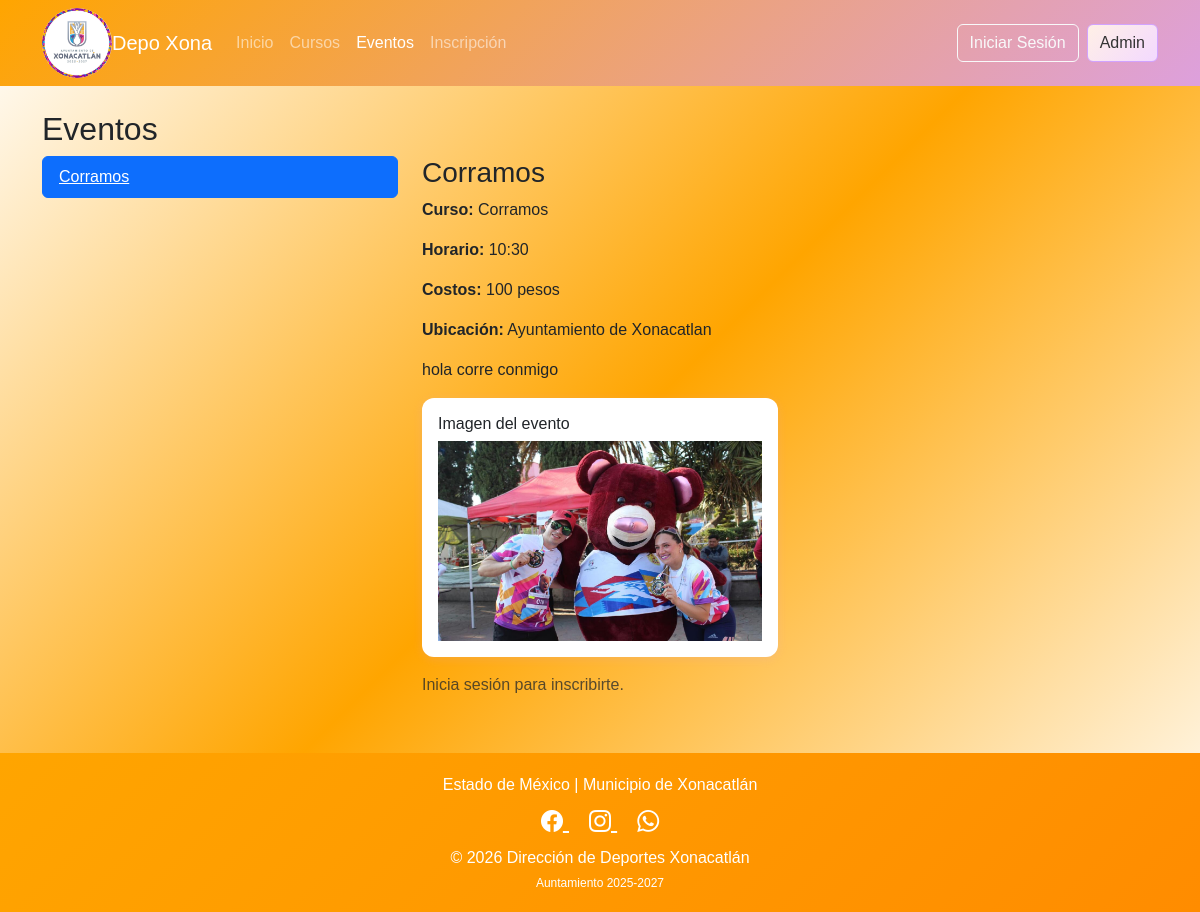
Screenshot of /eventos.php?id=6 with the database file from the repository.
### tables this page shows
CREATE TABLE `eventos` (
  `id_evento` int(11) NOT NULL,
  `nombre` varchar(150) NOT NULL,
  `horario` varchar(120) DEFAULT NULL,
  `costos` varchar(80) DEFAULT NULL,
  `ubicacion` varchar(150) DEFAULT NULL,
  `descripcion` text DEFAULT NULL,
  `id_curso` int(11) DEFAULT NULL,
  `requisitos` text DEFAULT NULL
);

CREATE TABLE `cursos` (
  `id_curso` int(11) NOT NULL,
  `nombre` varchar(150) NOT NULL,
  `modalidad` varchar(80) NOT NULL,
  `horario` varchar(120) NOT NULL,
  `descripcion` text DEFAULT NULL,
  `requisitos` text DEFAULT NULL,
  `imagen` varchar(255) DEFAULT NULL
);

CREATE TABLE `archivos` (
  `id_archivo` int(11) NOT NULL,
  `descripcion` varchar(255) DEFAULT NULL,
  `multimedia` varchar(255) DEFAULT NULL,
  `id_evento` int(11) DEFAULT NULL
);

### public/eventos.php (the view, shortened to what this page needs)
<?php
require_once __DIR__ . '/../config/conexion.php';
$id = isset($_GET['id']) ? (int)$_GET['id'] : 0;
$archivos_evento = [];
if ($id) {
    $stmt = $pdo->prepare('SELECT e.*, c.nombre AS curso FROM eventos e LEFT JOIN cursos c ON e.id_curso=c.id_curso WHERE id_evento = ?');
    $stmt->execute([$id]);
    $evento = $stmt->fetch();
    $archivos_evento = $pdo->prepare('SELECT * FROM archivos WHERE id_evento = ? ORDER BY id_archivo DESC');
    $archivos_evento->execute([$id]);
    $archivos_evento = $archivos_evento->fetchAll();
}
$eventos = $pdo->query('SELECT * FROM eventos ORDER BY id_evento DESC')->fetchAll();
?>
<!DOCTYPE html>
<html lang="es">
<head>
    <link href="https://cdn.jsdelivr.net/npm/bootstrap@5.3.2/dist/css/bootstrap.min.css" rel="stylesheet">
    <link rel="stylesheet" href="../assets/css/style.css">
</head>
<link href="https://cdn.jsdelivr.net/npm/bootstrap-icons@1.11.3/font/bootstrap-icons.css" rel="stylesheet">
<body>
<nav class="navbar navbar-expand-lg navbar-dark bg-primary mb-4">
    <div class="container">
        <a href="https://www.xonacatlan.gob.mx/" target="_blank">
               <img src="logo.jpeg" class="logo-header" title="Xonacatlan">
        <a class="navbar-brand" href="index.php">Depo Xona</a>
        <div class="collapse navbar-collapse" id="navbarNav">
            <ul class="navbar-nav me-auto">
                <li class="nav-item"><a class="nav-link" href="index.php">Inicio</a></li>
                <li class="nav-item"><a class="nav-link" href="cursos.php">Cursos</a></li>
                <li class="nav-item"><a class="nav-link active" href="eventos.php">Eventos</a></li>
                <li class="nav-item"><a class="nav-link" href="inscripcion.php">Inscripción</a></li>
            </ul>
            <div class="d-flex">
                <?php if (isset($_SESSION['usuario_id'])): ?>
                    <span class="navbar-text me-2">Bienvenido, <?= htmlspecialchars($_SESSION['usuario_nombre']) ?></span>
                    <a href="inscripcion.php" class="btn btn-info me-2">Mis Inscripciones</a>
                    <a href="logout.php" class="btn btn-outline-light">Cerrar Sesión</a>
                <?php else: ?>
                    <a href="login_usuario.php" class="btn btn-outline-light me-2">Iniciar Sesión</a>
                <?php endif; ?>
                <button class="btn btn-light" data-bs-toggle="modal" data-bs-target="#adminModal">Admin</button>
            </div>
        </div>
    </div>
</nav>
<div class="container">
    <h2>Eventos</h2>
    <div class="row">
        <div class="col-md-4">
            <ul class="list-group">
                <?php foreach ($eventos as $e): ?>
                    <li class="list-group-item <?= $id === (int)$e['id_evento'] ? 'active' : '' ?>">
                        <a class="<?= $id === (int)$e['id_evento'] ? 'text-white' : '' ?>" href="eventos.php?id=<?= $e['id_evento'] ?>"><?= htmlspecialchars($e['nombre']) ?></a>
                    </li>
                <?php endforeach; ?>
            </ul>
        </div>
        <div class="col-md-8">
            <?php if ($id): ?>
                <h3><?= htmlspecialchars($evento['nombre']) ?></h3>
                <p><strong>Curso:</strong> <?= htmlspecialchars($evento['curso'] ?? 'N/A') ?></p>
                <p><strong>Horario:</strong> <?= htmlspecialchars($evento['horario']) ?></p>
                <p><strong>Costos:</strong> <?= htmlspecialchars($evento['costos']) ?></p>
                <p><strong>Ubicación:</strong> <?= htmlspecialchars($evento['ubicacion']) ?></p>
                <p><?= nl2br(htmlspecialchars($evento['descripcion'])) ?></p>
                <?php if ($archivos_evento): ?>
                    <div class="row">
                        <?php foreach ($archivos_evento as $archivo): ?>
                            <div class="col-md-6 mb-3">
                                <div class="card">
                                    <div class="card-body">
                                        <h6><?= htmlspecialchars($archivo['descripcion'] ?: 'Archivo') ?></h6>
                                        <?php if (preg_match('/\.(jpeg|jpg|png|gif)$/i', $archivo['multimedia'])): ?>
                                            <img src="../<?= $archivo['multimedia'] ?>" class="img-fluid" alt="Imagen del evento">
                                        <?php elseif (preg_match('/\.(mp4|webm)$/i', $archivo['multimedia'])): ?>
                                            <video controls class="w-100" src="../<?= $archivo['multimedia'] ?>"></video>
                                        <?php else: ?>
                                            <a href="../<?= $archivo['multimedia'] ?>" target="_blank" class="btn btn-primary">Descargar archivo</a>
                                        <?php endif; ?>
                                    </div>
                                </div>
                            </div>
                        <?php endforeach; ?>
                    </div>
                <?php endif; ?>
                <?php if (isset($_SESSION['usuario_id'])): ?>
                    <button class="btn btn-success" data-bs-toggle="modal" data-bs-target="#inscripcionModal">Inscribirse</button>
                <?php else: ?>
                    <p class="text-muted">Inicia sesión para inscribirte.</p>
                <?php endif; ?>
            <?php else: ?>
                <p>Selecciona un evento para ver detalle.</p>
            <?php endif; ?>
        </div>
    </div>
</div>
<footer class="text-center">
    <div class="container">
        <p class="mb-2">Estado de México | Municipio de Xonacatlán</p>
        <div>
            <a href="https://www.facebook.com/share/18TW9ZU4Ys/" target="_blank">
                <i class="bi bi-facebook"></i>
            </a>
            <a href="https://www.instagram.com/sporthousexonacatlan?igsh=eW93a2ZuNjRybW9y/" target="_blank">
                <i class="bi bi-instagram"></i>
            </a>
            <a href="https://wa.me/5210000000000" target="_blank">
                <i class="bi bi-whatsapp"></i>
            </a>
        </div>
        <p class="mt-2 mb-0">© 2026 Dirección de Deportes Xonacatlán</p>
        <p class="mt-1 mb-0" style="font-size: 12px;">Auntamiento 2025-2027</p>
    </div>
</footer>
</body>
</html>

### assets/css/style.css (style rules this page uses)
body { font-family: Arial, sans-serif; background: #FFF8E1; }
.container { max-width: 1140px; }

### public/eventos.php (style rules this page uses)
body { background: linear-gradient(135deg, #FFFFFF 0%, #FFA500 50%, #FFFFFF 100%); min-height: 100vh; }
.navbar.navbar-dark.bg-primary { background: linear-gradient(135deg, #FFA500 0%, #DDA0DD 100%) !important; }
.card { border: none; border-radius: 12px; box-shadow: 0 2px 10px rgba(221, 160, 221, 0.2); }
.btn-light { background: linear-gradient(135deg, #fff0e6 0%, #f3d9ff 100%); color: #333; border: 1px solid #d1a3ff; }
footer { background: linear-gradient(135deg, #FFA500 0%, #FF8C00 100%); color: white; padding: 20px 0; margin-top: 40px; }
footer a { color: white; margin: 0 10px; font-size: 22px; transition: 0.3s; }
html, body { height: 100%; }
body { display: flex; flex-direction: column; }
.container, .container-fluid { flex: 1; }
.logo-header { width: 70px; transition: 0.3s; border-radius: 50%; }

### rows the page displays
eventos: nombre "Corramos", id_curso.nombre "Corramos", horario "10:30", costos "100 pesos", ubicacion "Ayuntamiento de Xonacatlan", descripcion "hola corre conmigo"
archivos: descripcion "Imagen del evento", multimedia (picture)
